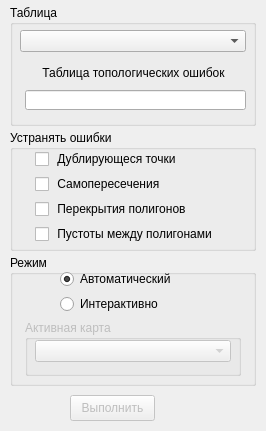
<?xml version="1.0" encoding="UTF-8"?>
<ui version="4.0">
 <class>Form</class>
 <widget class="QWidget" name="Form">
  <property name="geometry">
   <rect>
    <x>0</x>
    <y>0</y>
    <width>266</width>
    <height>431</height>
   </rect>
  </property>
  <property name="windowTitle">
   <string>Коррекция топологии</string>
  </property>
  <widget class="QGroupBox" name="groupBox">
   <property name="geometry">
    <rect>
     <x>10</x>
     <y>5</y>
     <width>246</width>
     <height>121</height>
    </rect>
   </property>
   <property name="title">
    <string>Таблица </string>
   </property>
   <widget class="QComboBox" name="cb_tab_topo">
    <property name="geometry">
     <rect>
      <x>10</x>
      <y>25</y>
      <width>226</width>
      <height>22</height>
     </rect>
    </property>
   </widget>
   <widget class="QLabel" name="label">
    <property name="geometry">
     <rect>
      <x>18</x>
      <y>60</y>
      <width>211</width>
      <height>16</height>
     </rect>
    </property>
    <property name="text">
     <string>Таблица топологических ошибок</string>
    </property>
    <property name="alignment">
     <set>Qt::AlignCenter</set>
    </property>
   </widget>
   <widget class="QLineEdit" name="ln_topo_erro">
    <property name="geometry">
     <rect>
      <x>15</x>
      <y>85</y>
      <width>221</width>
      <height>20</height>
     </rect>
    </property>
   </widget>
  </widget>
  <widget class="QGroupBox" name="groupBox_2">
   <property name="geometry">
    <rect>
     <x>10</x>
     <y>130</y>
     <width>246</width>
     <height>121</height>
    </rect>
   </property>
   <property name="title">
    <string>Устранять ошибки</string>
   </property>
   <widget class="QCheckBox" name="ch_db_points">
    <property name="geometry">
     <rect>
      <x>25</x>
      <y>20</y>
      <width>166</width>
      <height>18</height>
     </rect>
    </property>
    <property name="text">
     <string> Дублирующеся точки</string>
    </property>
   </widget>
   <widget class="QCheckBox" name="ch_self_intersect">
    <property name="geometry">
     <rect>
      <x>25</x>
      <y>45</y>
      <width>191</width>
      <height>18</height>
     </rect>
    </property>
    <property name="text">
     <string> Самопересечения</string>
    </property>
   </widget>
   <widget class="QCheckBox" name="ch_overlap">
    <property name="geometry">
     <rect>
      <x>25</x>
      <y>70</y>
      <width>171</width>
      <height>18</height>
     </rect>
    </property>
    <property name="text">
     <string> Перекрытия полигонов</string>
    </property>
   </widget>
   <widget class="QCheckBox" name="ch_gap">
    <property name="geometry">
     <rect>
      <x>25</x>
      <y>95</y>
      <width>201</width>
      <height>18</height>
     </rect>
    </property>
    <property name="text">
     <string> Пустоты между полигонами</string>
    </property>
   </widget>
  </widget>
  <widget class="QGroupBox" name="groupBox_3">
   <property name="geometry">
    <rect>
     <x>10</x>
     <y>255</y>
     <width>246</width>
     <height>131</height>
    </rect>
   </property>
   <property name="title">
    <string>Режим</string>
   </property>
   <widget class="QRadioButton" name="rb_auto">
    <property name="geometry">
     <rect>
      <x>50</x>
      <y>15</y>
      <width>156</width>
      <height>18</height>
     </rect>
    </property>
    <property name="text">
     <string>Автоматический</string>
    </property>
    <property name="checked">
     <bool>true</bool>
    </property>
   </widget>
   <widget class="QRadioButton" name="rb_intercative">
    <property name="geometry">
     <rect>
      <x>50</x>
      <y>40</y>
      <width>126</width>
      <height>18</height>
     </rect>
    </property>
    <property name="toolTip">
     <string>Запрашивается действие на исправление ошибок</string>
    </property>
    <property name="text">
     <string>Интерактивно </string>
    </property>
   </widget>
   <widget class="QGroupBox" name="gpb_active_map">
    <property name="enabled">
     <bool>false</bool>
    </property>
    <property name="geometry">
     <rect>
      <x>15</x>
      <y>65</y>
      <width>216</width>
      <height>56</height>
     </rect>
    </property>
    <property name="title">
     <string>Активная карта</string>
    </property>
    <widget class="QComboBox" name="comboBox">
     <property name="geometry">
      <rect>
       <x>10</x>
       <y>20</y>
       <width>196</width>
       <height>22</height>
      </rect>
     </property>
    </widget>
   </widget>
  </widget>
  <widget class="QPushButton" name="pb_run">
   <property name="enabled">
    <bool>false</bool>
   </property>
   <property name="geometry">
    <rect>
     <x>70</x>
     <y>395</y>
     <width>85</width>
     <height>26</height>
    </rect>
   </property>
   <property name="text">
    <string>Выполнить</string>
   </property>
  </widget>
 </widget>
 <resources/>
 <connections/>
</ui>
